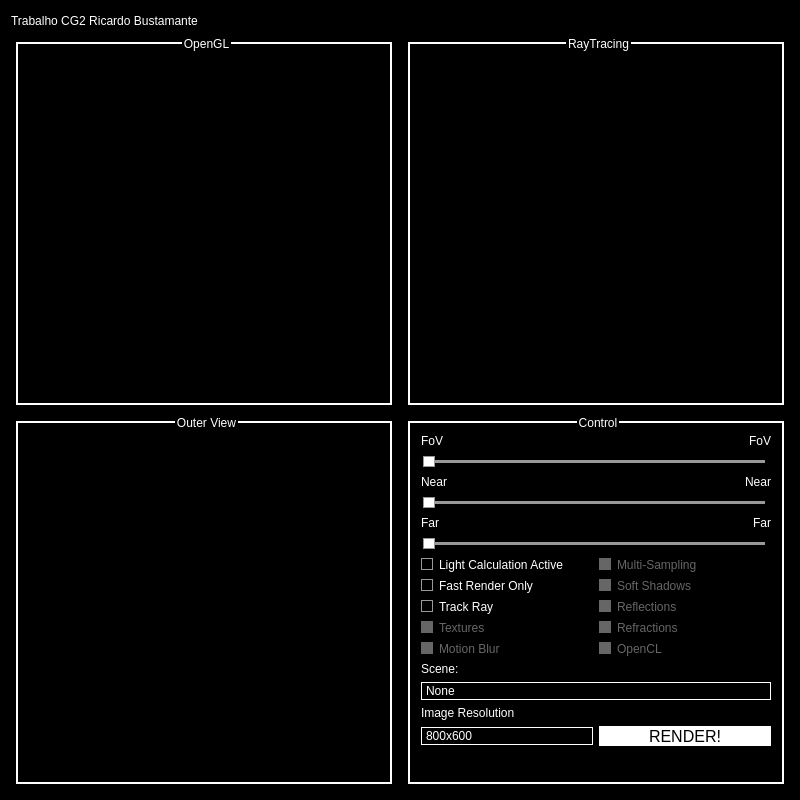
<?xml version="1.0" encoding="UTF-8"?>
<ui version="4.0">
 <class>MainWindow</class>
 <widget class="QMainWindow" name="MainWindow">
  <property name="geometry">
   <rect>
    <x>0</x>
    <y>0</y>
    <width>800</width>
    <height>800</height>
   </rect>
  </property>
  <property name="minimumSize">
   <size>
    <width>800</width>
    <height>800</height>
   </size>
  </property>
  <property name="windowTitle">
   <string>Trabalho CG2 - Ricardo Bustamante</string>
  </property>
  <property name="styleSheet">
   <string notr="true">/* ===QWidget=== */

QWidget{
background-color: #000;
color: #fff;
}

/* ===QSlider=== */
QSlider::groove:horizontal {
     background: #999;
     position: absolute; /* absolutely position 4px from the left and right of the widget. setting margins on the widget should work too... */
	top: 6px;bottom: 6px;
     left: 6px; right: 6px;
 }

 QSlider::handle:horizontal {
     height: 10px;
	width: 10px;
    background: #fff;
	border: 1px solid #999;
     margin:  -4px; /* expand outside the groove */
 }

/* ===QGroupBox=== */
QGroupBox{
	border: 2px solid white;
	padding: 0px;
	margin: 5px;
}

QGroupBox::title{
	subcontrol-origin: margin;
	subcontrol-position: top center;
}

/* ===QCheckBox=== */
QCheckBox::indicator{
	background-color: #999;
	border: 1px solid #999;
	width: 10px;
	height: 10px;
}

QCheckBox::indicator::checked{
	background-color: #fff;
}

QCheckBox::indicator::unchecked{
	background-color: #000;
}

QCheckBox::indicator::disabled{
	background-color: #666;
	border: 1px solid #666;
}

QCheckBox::disabled{
	color: #666;
}

/* ===QComboBox=== */
QComboBox{
	background-color: #000;
	border: 1px solid white;
}

QComboBox::drop-down{
border: none;
}

QComboBox::down-arrow{
	
	border-image: url(:/resources/arrow.png);
}

QComboBox::hover{
	background-color: #666
}

/* ===QPushButton=== */
QPushButton{
	border:1px solid white;
width: 20px;
height: 20px;
}

QPushButton::hover{
	background-color: #666
}</string>
  </property>
  <widget class="QWidget" name="centralWidget">
   <property name="styleSheet">
    <string notr="true"/>
   </property>
   <layout class="QGridLayout" name="gridLayout" rowstretch="0,5,5" columnstretch="5,5">
    <item row="1" column="0">
     <widget class="QGroupBox" name="opengl_box">
      <property name="styleSheet">
       <string notr="true"/>
      </property>
      <property name="title">
       <string>OpenGL</string>
      </property>
      <layout class="QHBoxLayout" name="horizontalLayout_4"/>
     </widget>
    </item>
    <item row="1" column="1">
     <widget class="QGroupBox" name="raytracing_box">
      <property name="title">
       <string>RayTracing</string>
      </property>
      <layout class="QHBoxLayout" name="horizontalLayout_5"/>
     </widget>
    </item>
    <item row="2" column="0">
     <widget class="QGroupBox" name="outerview_box">
      <property name="title">
       <string>Outer View</string>
      </property>
      <layout class="QHBoxLayout" name="horizontalLayout_6"/>
     </widget>
    </item>
    <item row="0" column="1">
     <layout class="QHBoxLayout" name="horizontalLayout_7">
      <item>
       <spacer name="horizontalSpacer_3">
        <property name="orientation">
         <enum>Qt::Horizontal</enum>
        </property>
        <property name="sizeHint" stdset="0">
         <size>
          <width>40</width>
          <height>20</height>
         </size>
        </property>
       </spacer>
      </item>
     </layout>
    </item>
    <item row="0" column="0">
     <layout class="QHBoxLayout" name="horizontalLayout_8">
      <item>
       <widget class="QLabel" name="label_2">
        <property name="text">
         <string>Trabalho CG2 Ricardo Bustamante</string>
        </property>
       </widget>
      </item>
      <item>
       <spacer name="horizontalSpacer_2">
        <property name="orientation">
         <enum>Qt::Horizontal</enum>
        </property>
        <property name="sizeHint" stdset="0">
         <size>
          <width>40</width>
          <height>20</height>
         </size>
        </property>
       </spacer>
      </item>
     </layout>
    </item>
    <item row="2" column="1">
     <widget class="QGroupBox" name="groupBox_4">
      <property name="title">
       <string>Control</string>
      </property>
      <layout class="QVBoxLayout" name="verticalLayout_2">
       <item>
        <layout class="QHBoxLayout" name="horizontalLayout">
         <item>
          <widget class="QLabel" name="label_4">
           <property name="text">
            <string>FoV</string>
           </property>
          </widget>
         </item>
         <item>
          <widget class="QLabel" name="fov_label">
           <property name="text">
            <string>FoV</string>
           </property>
           <property name="alignment">
            <set>Qt::AlignRight|Qt::AlignTrailing|Qt::AlignVCenter</set>
           </property>
          </widget>
         </item>
        </layout>
       </item>
       <item>
        <widget class="QSlider" name="fov_slider">
         <property name="maximum">
          <number>100</number>
         </property>
         <property name="singleStep">
          <number>10</number>
         </property>
         <property name="value">
          <number>0</number>
         </property>
         <property name="orientation">
          <enum>Qt::Horizontal</enum>
         </property>
         <property name="tickPosition">
          <enum>QSlider::NoTicks</enum>
         </property>
         <property name="tickInterval">
          <number>10</number>
         </property>
        </widget>
       </item>
       <item>
        <layout class="QHBoxLayout" name="horizontalLayout_2">
         <item>
          <widget class="QLabel" name="label_5">
           <property name="text">
            <string>Near</string>
           </property>
          </widget>
         </item>
         <item>
          <widget class="QLabel" name="near_label">
           <property name="text">
            <string>Near</string>
           </property>
           <property name="alignment">
            <set>Qt::AlignRight|Qt::AlignTrailing|Qt::AlignVCenter</set>
           </property>
          </widget>
         </item>
        </layout>
       </item>
       <item>
        <widget class="QSlider" name="near_slider">
         <property name="maximum">
          <number>100</number>
         </property>
         <property name="orientation">
          <enum>Qt::Horizontal</enum>
         </property>
        </widget>
       </item>
       <item>
        <layout class="QHBoxLayout" name="horizontalLayout_3">
         <item>
          <widget class="QLabel" name="label_7">
           <property name="text">
            <string>Far</string>
           </property>
          </widget>
         </item>
         <item>
          <widget class="QLabel" name="far_label">
           <property name="text">
            <string>Far</string>
           </property>
           <property name="alignment">
            <set>Qt::AlignRight|Qt::AlignTrailing|Qt::AlignVCenter</set>
           </property>
          </widget>
         </item>
        </layout>
       </item>
       <item>
        <widget class="QSlider" name="far_slider">
         <property name="maximum">
          <number>100</number>
         </property>
         <property name="value">
          <number>0</number>
         </property>
         <property name="orientation">
          <enum>Qt::Horizontal</enum>
         </property>
        </widget>
       </item>
       <item>
        <layout class="QGridLayout" name="gridLayout_2">
         <item row="4" column="0">
          <widget class="QCheckBox" name="checkBox_5">
           <property name="enabled">
            <bool>false</bool>
           </property>
           <property name="text">
            <string>Textures</string>
           </property>
          </widget>
         </item>
         <item row="2" column="1">
          <widget class="QCheckBox" name="checkBox">
           <property name="enabled">
            <bool>false</bool>
           </property>
           <property name="text">
            <string>Reflections</string>
           </property>
          </widget>
         </item>
         <item row="0" column="1">
          <widget class="QCheckBox" name="checkBox_3">
           <property name="enabled">
            <bool>false</bool>
           </property>
           <property name="text">
            <string>Multi-Sampling</string>
           </property>
          </widget>
         </item>
         <item row="1" column="1">
          <widget class="QCheckBox" name="checkBox_2">
           <property name="enabled">
            <bool>false</bool>
           </property>
           <property name="text">
            <string>Soft Shadows</string>
           </property>
          </widget>
         </item>
         <item row="5" column="0">
          <widget class="QCheckBox" name="checkBox_6">
           <property name="enabled">
            <bool>false</bool>
           </property>
           <property name="text">
            <string>Motion Blur</string>
           </property>
          </widget>
         </item>
         <item row="2" column="0">
          <widget class="QCheckBox" name="track_ray_check">
           <property name="text">
            <string>Track Ray</string>
           </property>
          </widget>
         </item>
         <item row="0" column="0">
          <widget class="QCheckBox" name="light_check">
           <property name="text">
            <string>Light Calculation Active</string>
           </property>
          </widget>
         </item>
         <item row="1" column="0">
          <widget class="QCheckBox" name="fast_render_check">
           <property name="text">
            <string>Fast Render Only</string>
           </property>
           <property name="checked">
            <bool>false</bool>
           </property>
          </widget>
         </item>
         <item row="5" column="1">
          <widget class="QCheckBox" name="checkBox_4">
           <property name="enabled">
            <bool>false</bool>
           </property>
           <property name="text">
            <string>OpenCL</string>
           </property>
          </widget>
         </item>
         <item row="4" column="1">
          <widget class="QCheckBox" name="checkBox_7">
           <property name="enabled">
            <bool>false</bool>
           </property>
           <property name="text">
            <string>Refractions</string>
           </property>
          </widget>
         </item>
        </layout>
       </item>
       <item>
        <widget class="QLabel" name="label_3">
         <property name="text">
          <string>Scene:</string>
         </property>
        </widget>
       </item>
       <item>
        <widget class="QComboBox" name="scene_comboBox">
         <item>
          <property name="text">
           <string>None</string>
          </property>
         </item>
         <item>
          <property name="text">
           <string>Boxes</string>
          </property>
         </item>
         <item>
          <property name="text">
           <string>Crystals</string>
          </property>
         </item>
         <item>
          <property name="text">
           <string>Cars</string>
          </property>
         </item>
        </widget>
       </item>
       <item>
        <layout class="QGridLayout" name="gridLayout_3">
         <item row="0" column="0">
          <widget class="QLabel" name="label">
           <property name="text">
            <string>Image Resolution</string>
           </property>
          </widget>
         </item>
         <item row="1" column="0">
          <widget class="QComboBox" name="image_size">
           <property name="styleSheet">
            <string notr="true"/>
           </property>
           <property name="currentIndex">
            <number>0</number>
           </property>
           <item>
            <property name="text">
             <string>800x600</string>
            </property>
           </item>
           <item>
            <property name="text">
             <string>1024x768</string>
            </property>
           </item>
           <item>
            <property name="text">
             <string>1280x800</string>
            </property>
           </item>
           <item>
            <property name="text">
             <string>1440x900</string>
            </property>
           </item>
          </widget>
         </item>
         <item row="1" column="1">
          <widget class="QPushButton" name="render_button">
           <property name="styleSheet">
            <string notr="true">QPushButton{
	background-color: #ffffff;
	color: #000;
	font: 75 12pt;
	border: 0px;
}

QPushButton::hover{
	background-color: qlineargradient(spread:pad, x1:0, y1:0, x2:1, y2:0, stop:0 rgba(255, 0, 0, 255), stop:0.166 rgba(255, 255, 0, 255), stop:0.333 rgba(0, 255, 0, 255), stop:0.5 rgba(0, 255, 255, 255), stop:0.666 rgba(0, 0, 255, 255), stop:0.833 rgba(255, 0, 255, 255), stop:1 rgba(255, 0, 0, 255));
	color: #FFF;
}</string>
           </property>
           <property name="text">
            <string>RENDER!</string>
           </property>
          </widget>
         </item>
        </layout>
       </item>
       <item>
        <spacer name="verticalSpacer">
         <property name="orientation">
          <enum>Qt::Vertical</enum>
         </property>
         <property name="sizeHint" stdset="0">
          <size>
           <width>20</width>
           <height>214</height>
          </size>
         </property>
        </spacer>
       </item>
      </layout>
     </widget>
    </item>
   </layout>
  </widget>
 </widget>
 <layoutdefault spacing="6" margin="11"/>
 <resources/>
 <connections/>
</ui>
